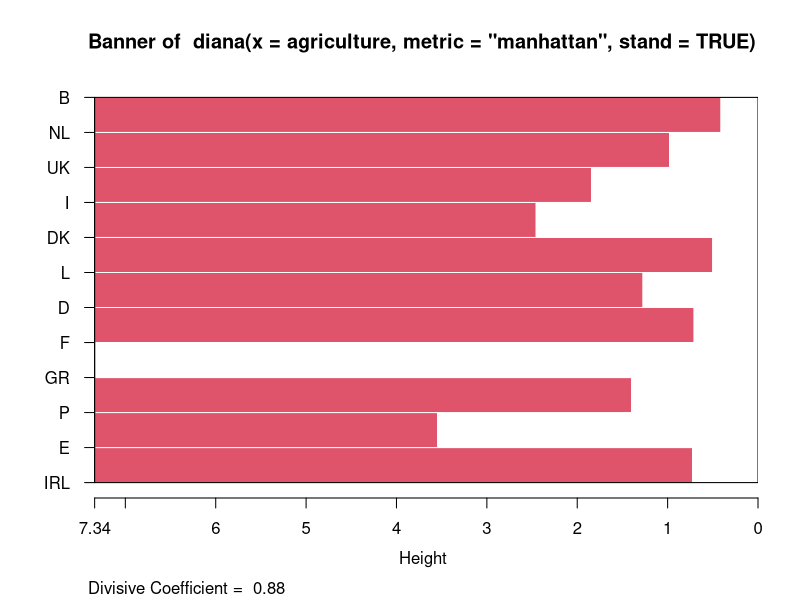
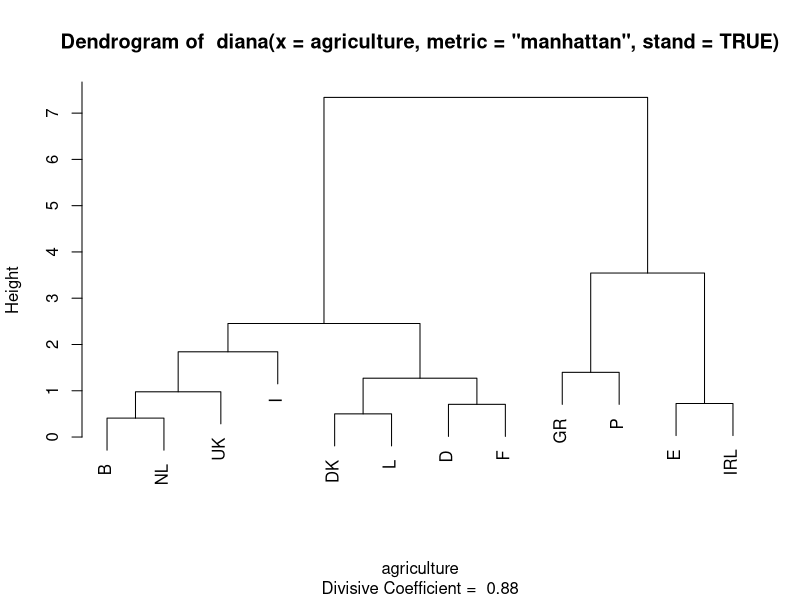

Write the R code that produced these figures, in order.
library(cluster)
data(agriculture)
agriculture
dv <- diana(agriculture, metric = "manhattan", stand = TRUE)
print(dv)
plot(dv)
str(as.dendrogram(dv))
